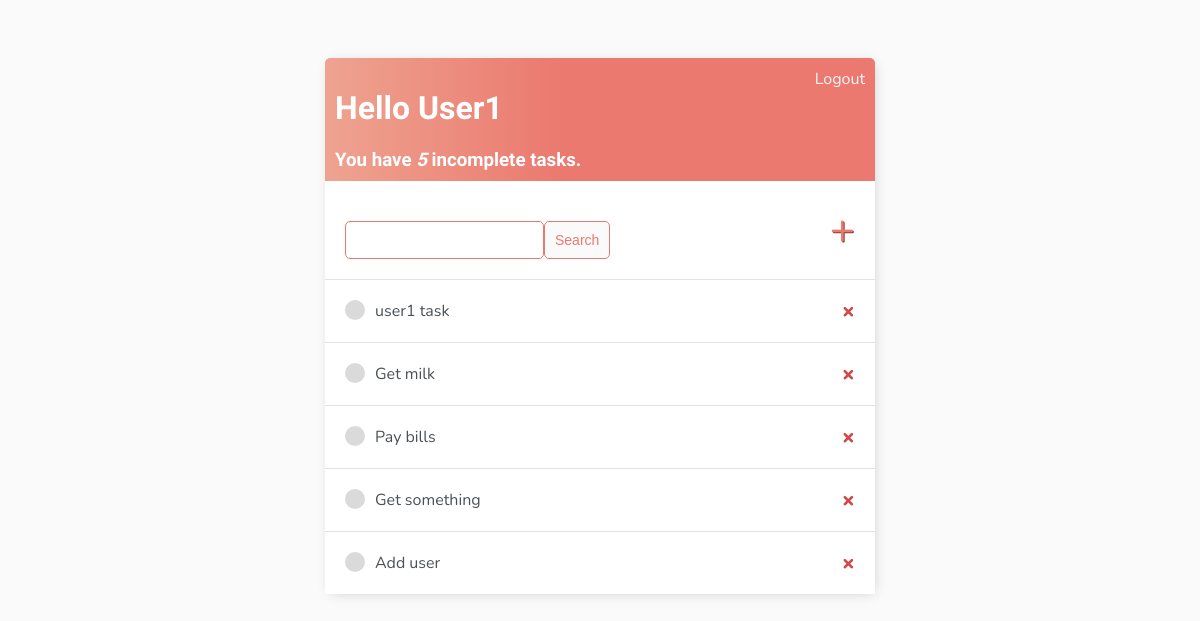
The page / (signed in) on the database as committed earlier.
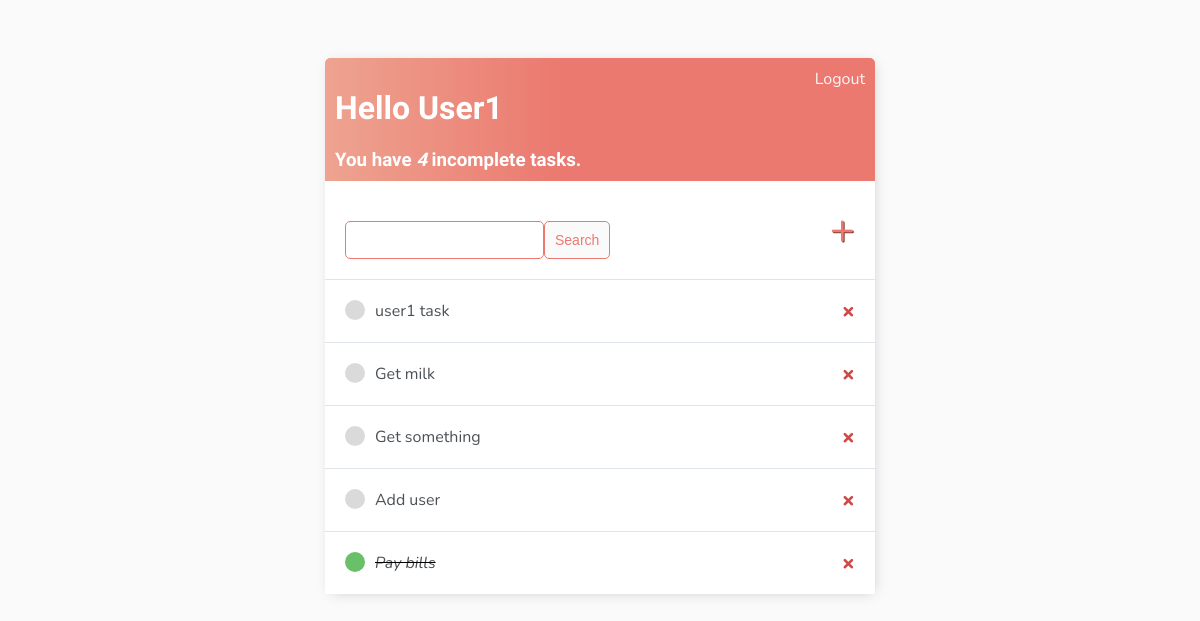
The same page on the database as committed later.
### base/models.py (models this page shows)
class Task(models.Model):
    user = models.ForeignKey(User, on_delete=models.CASCADE, null=True, blank=True)
    title = models.CharField(max_length=255)
    description = models.TextField(null=True, blank=True)
    complete = models.BooleanField(default=False)
    created_time = models.DateTimeField(auto_now_add=True)
    def __str__(self):
        return self.title
    class Meta:
        ordering = ['complete']

### base/views.py (the view)
# urls.py: path('', TaskList.as_view(), name='tasks'),
class TaskList(LoginRequiredMixin, ListView):
    model = Task
    context_object_name = 'tasks'
    def get_context_data(self, **kwargs):
        context = super().get_context_data(**kwargs)
        context['tasks'] = context['tasks'].filter(user=self.request.user)
        context['count'] = context['tasks'].filter(complete=False).count()
        search_input = self.request.GET.get('search-area') or ''
        if search_input:
            context['tasks'] = context['tasks'].filter(title__startswith=search_input)
        context['search_input'] = search_input
        return context

### base/templates/base/task_list.html
{% extends 'base/main.html' %}
{% block content %}
<div class="header-bar">
    <div>
        <h1>Hello {{ request.user|title }}</h1>
        <h3 style="margin:0">You have <i>{{ count }} </i> incomplete task{{ count|pluralize:'s' }}.</h3>
    </div>
    {% if request.user.is_authenticated %}
    <a href="{% url 'logout' %}">Logout</a>
    {% else %}
    <a href="{% url 'login' %}">Login</a>
    {% endif %}
</div>
<div id="search-add-wrapper">
    <form method="GET" style="margin-top: 20px;display: flex;">
        <input type="text" name="search-area" value="{{search_input}}">
        <input class="button" type="submit" value="Search">
    </form>
    <a id="add-link" href="{%url 'create-task' %}">&#x2b;</a>
</div>
<div class="task-items-wrapper">
    {% for task in tasks %}
    <div class="task-wrapper">
        {% if task.complete %}
        <div class="task-title">
            <div class="task-complete-icon"></div>
            <i><s><a href="{% url 'update-task' task.id %}">{{ task }}</a></s></i>
        </div>
        {% else %}
        <div class="task-title">
            <div class="task-incomplete-icon"></div>
            <a href="{% url 'update-task' task.id %}">{{ task }}</a>
        </div>
        {% endif %}
        <a class="delete-link" href="{% url 'delete-task' task.id %}">&#215;</a>
    </div>
    {% empty %}
    <h3> No items in list</h3>
    {% endfor %}
</div>
{% endblock content %}

### base/templates/base/main.html (shortened to what this page needs)
<!DOCTYPE html>
<html lang="en">
    <head>
    </head>
    <body>
        <div class="conteiner">
            {% block content %}
            {% endblock content %}
        </div>
    </body>
</html>

### base/templates/base/main.html (style rules this page uses)
body { background-color: #fafafa; font-family: 'Nunito', sans-serif; padding-top: 50px; }
h1, h2, h3, h4, h5, h6 { font-family: 'Raleway', sans-serif; }
a, p { color: #4b5156 }
.conteiner { max-width: 550px; margin: auto; background-color: #fff; -webkit-box-shadow: 2px 2px 13px -4px rgba(0, 0, 0, 0.21); box-shadow: 2px 2px 13px -4px rgba(0, 0, 0, 0.21); }
.header-bar { display: flex; justify-content: space-between; color: #fff; padding: 10px; border-radius: 5px 5px 0 0; background: linear-gradient(90deg, #EEA390 0%, #EB796F 43%, #EB796F 100%); }
.header-bar a { color: rgb(247, 247, 247); text-decoration: none; }
.task-wrapper { display: flex; align-items: center; justify-content: space-between; background-color: #fff; border-top: 1px solid #dfe4ea; overflow: hidden; }
.task-title { display: flex; padding: 20px; }
.task-title a { text-decoration: none; color: #4b5156; margin-left: 10px; }
.task-complete-icon { height: 20px; width: 20px; background-color: rgb(105, 192, 105); border-radius: 50%; }
.task-incomplete-icon { height: 20px; width: 20px; background-color: rgb(218, 218, 218); border-radius: 50%; }
.delete-link { text-decoration: none; font-weight: 900; color: #cf4949; font-size: 22px; line-height: 0; padding: 20px 20px; }
#add-link { color: #EB796F; text-decoration: none; font-size: 42px; text-shadow: 1px 1px #81413b; }
#search-add-wrapper { display: flex; justify-content: space-between; align-items: center; padding: 20px; }
input[type=text], input[type=password], textarea { border: 1px solid #EB796F; border-radius: 5px; padding: 10px; width: 90%; }
.button { border: 1px solid #EB796F; background-color: #FAFAFA; color: #EB796F; padding: 10px; font-size: 14px; border-radius: 5px; cursor: pointer; text-decoration: none; }

Rows that differ between the two databases and show on the page:
changed Task "Pay bills": complete False → True (drawn); moves down the list
Other text that changed with them:
{{ count }}: "5" → "4"
